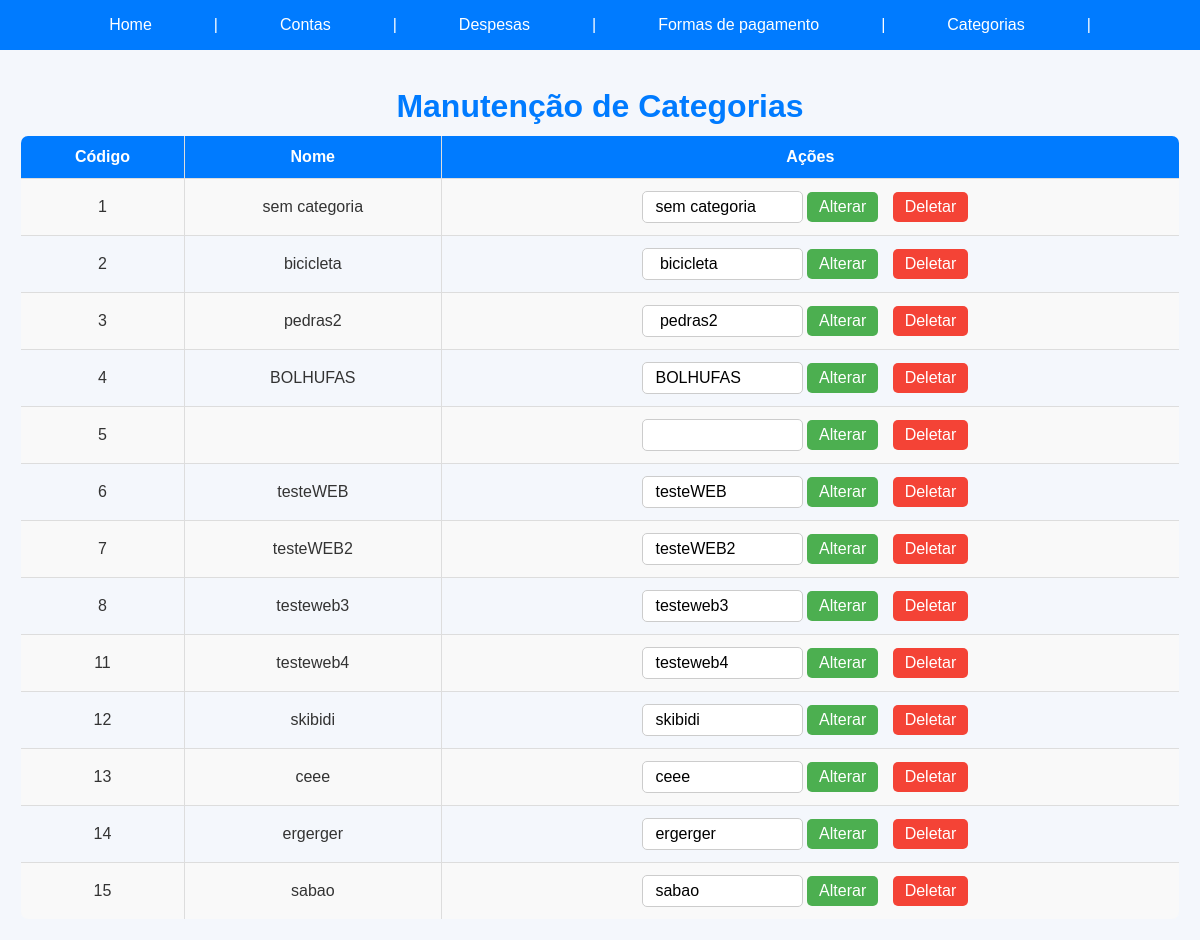
The app's page /alterar-categoria.php (signed in), older data.
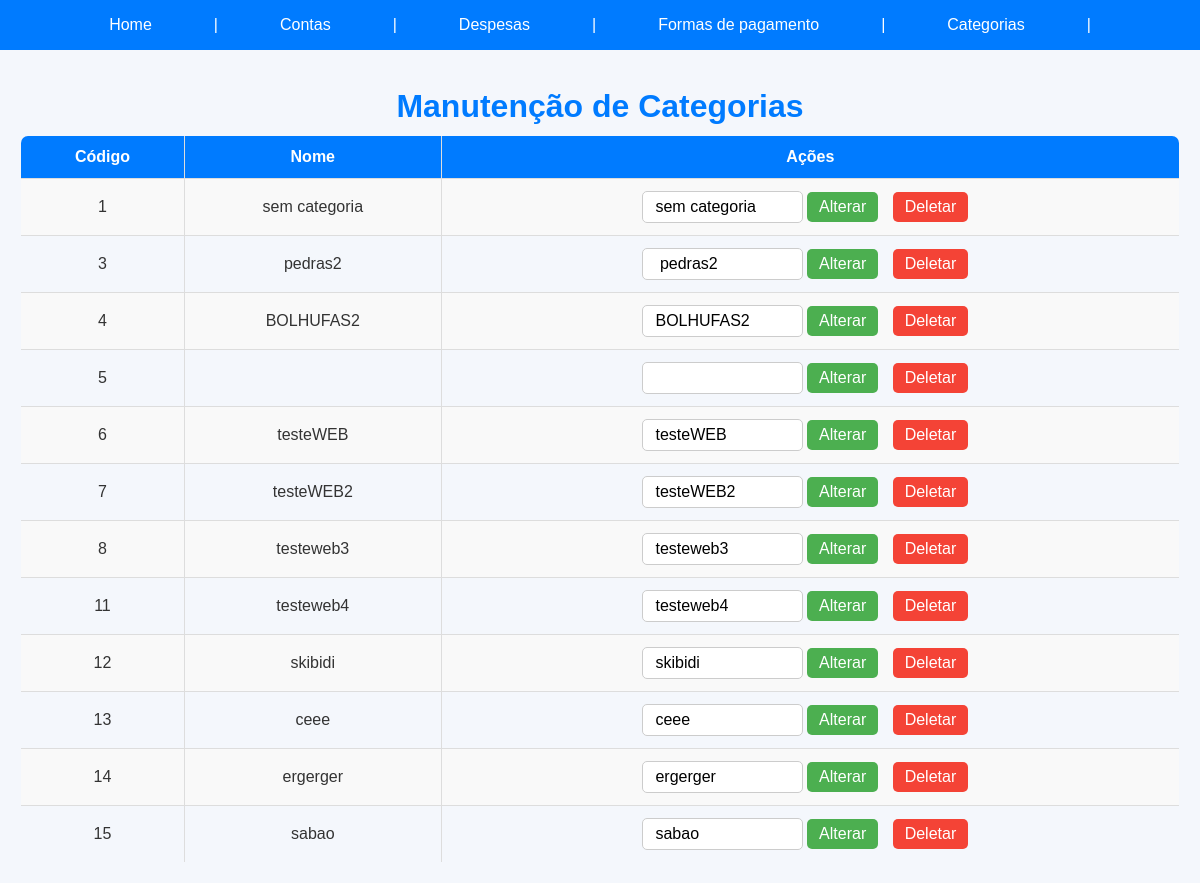
The same page, newer data.
### tables this page shows
CREATE TABLE `categoria` (
  `idCategoria` int(11) NOT NULL,
  `nome` varchar(20) NOT NULL,
  `idUsuario` int(11) DEFAULT NULL
);

### modelo/Categoria.php (called while the page is built, shortened)
<?php
class Categoria {
    private $pdo;
    public function __construct($pdo) {
        $this->pdo = $pdo;
    }
    public function listar() {
        $stmt = $this->pdo->query("SELECT * FROM categoria");
        return $stmt->fetchAll(PDO::FETCH_ASSOC);
    }
}
?>

### alterar-categoria.php (the view, shortened to what this page needs)
<?php
include ('usuario/conexao.php');
include ('modelo/Categoria.php');
$categoriaModel = new Categoria($pdo);
$categorias = $categoriaModel->listar();
?>
<!DOCTYPE html>
<html lang="pt-BR">
<head>
    <link rel="stylesheet" href="css/alteracoes.css">
    <link rel="stylesheet" href="css/nav.css">
</head>
<body>
<header>
        <nav id="navMenu">
            <ul>
                <li><a href="index.html">Home</a></li>
                <li><a>|</a></li>
                <li><a href="contas.html">Contas</a></li>
                <li><a>|</a></li>
                <li><a href="despesas.html">Despesas</a></li>
                <li><a>|</a></li>
                <li><a href="formaPagamento.html">Formas de pagamento</a></li>
                <li><a>|</a></li>
                <li><a href="categorias.html">Categorias</a></li>
                <li><a>|</a></li>
            </ul>
        </nav>
    </header>
    <div id="conteudo">
    <h1>Manutenção de Categorias</h1>
    <table border="1">
        <tr>
            <th>Código</th>
            <th>Nome</th>
            <th>Ações</th>
        </tr>
        <?php foreach ($categorias as $categoria): ?>
        <tr>
            <td><?php echo $categoria['idCategoria']; ?></td>
            <td><?php echo $categoria['nome']; ?></td>
            <td>
                <form method="POST" style="display:inline;">
                    <input type="text" name="nome" value="<?php echo $categoria['nome']; ?>">
                    <button type="submit" class="btn-alterar" name="alterar">Alterar</button>
                </form>
                <form method="POST" style="display:inline;">
                    <button type="submit" class="btn-deletar"name="deletar">Deletar</button>
                </form>
            </td>
        </tr>
        <?php endforeach; ?>
    </table>
        </div>
</body>
</html>

### css/alteracoes.css (style rules this page uses)
* { margin: 0; padding: 0; box-sizing: border-box; }
body { font-family: Arial, sans-serif; background-color: #f4f7fc; color: #333; padding: 20px; }
#conteudo { margin-top: 50px; }
h1 { font-size: 2rem; color: #007bff; margin-bottom: 10px; text-align: center; }
table { width: 100%; margin: 0 auto; border-collapse: collapse; border-radius: 8px; overflow: hidden; }
th, td { padding: 12px; text-align: center; border: 1px solid #ddd; }
th { background-color: #007bff; color: white; font-weight: bold; }
tr:nth-child(even) { background-color: #f9f9f9; }
form { display: inline-block; margin-right: 10px; }
button[type="submit"] { font-size: 1rem; }
input[type="number"], input[type="date"], input[type="text"] { padding: 6px 12px; border-radius: 5px; border: 1px solid #ccc; font-size: 1rem; max-width: 18ch; box-sizing: border-box; appearance: none; }
.btn-alterar, .btn-deletar { padding: 6px 12px; border-radius: 5px; font-size: 14px; border: none; cursor: pointer; transition: background-color 0.3s ease, transform 0.2s ease; width: auto; }
.btn-alterar { background-color: #4CAF50; color: white; }
.btn-deletar { background-color: #f44336; color: white; }

### css/nav.css (style rules this page uses)
header { position: fixed; top: 0; left: 0; width: 100%; background-color: #007bff; color: #fff; padding: 1rem; text-align: center; }
nav ul { list-style: none; margin: 0; padding: 0; display: flex; justify-content: center; }
nav li { margin: 0 15px; }
nav a { color: #fff; margin: 0 1rem; text-decoration: none; }

Row changes from the older to the newer data that the page shows:
removed categoria: idCategoria "2", nome "bicicleta"
changed categoria id 4: nome "BOLHUFAS" → "BOLHUFAS2"
